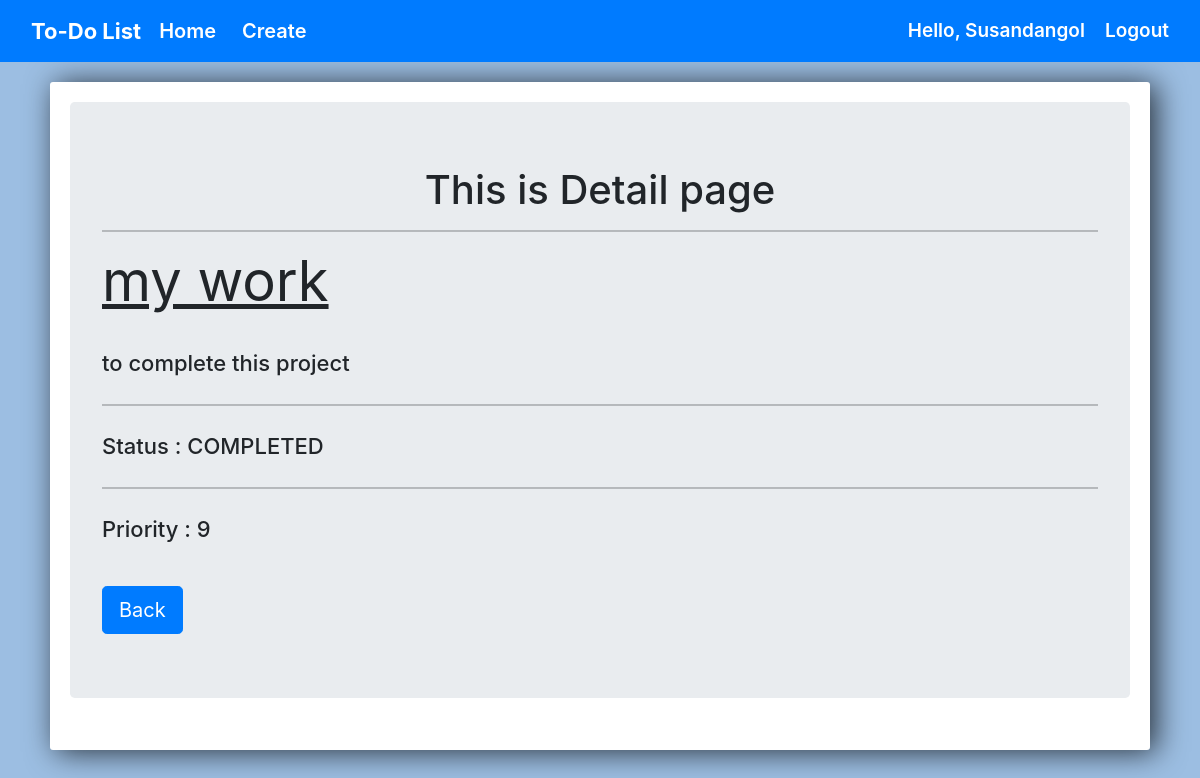
The page /9/detail/ (signed in) on the database as committed earlier.
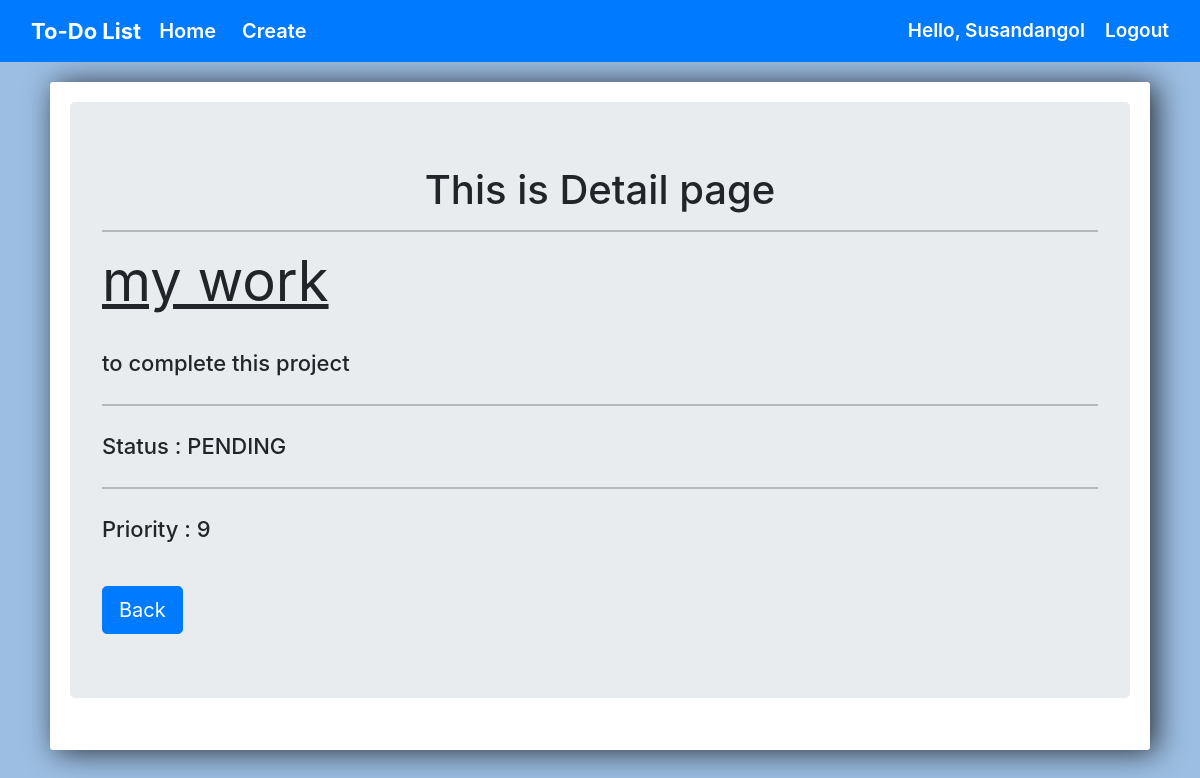
The same page on the database as committed later.
### todo/models.py (models this page shows, shortened)
class TODO(models.Model):
    status_choices = [
    ('COMPLETED', 'COMPLETED'),
    ('PENDING', 'PENDING'),
    ]
    priority_choices = [
    (1,'1️'),
    (2, '2️'),
    (3, '3️'),
    (4, '4️'),
    (5, '5️'),
    (6, '6️'),
    (7, '7️'),
    (8, '8️'),
    (9, '9️'),
    (10, '10'),
    ]
    title = models.CharField(max_length=50)
    task = models.TextField(blank=False)
    status = models.CharField(max_length=20 , choices=status_choices)
    """ related name helps to connect priority with the user"""
    user  = models.ForeignKey(User  , on_delete= models.CASCADE, related_name='priority')
    date = models.DateTimeField(auto_now_add=True)
    priority = models.IntegerField(max_length=2 , choices=priority_choices)

### todo/views.py (the view)
# urls.py: path('<int:pk>/detail/',views.detailpage, name='detailpage'),
@login_required(login_url='loginpage')
def detailpage(request,pk):
    title = TODO.objects.get(id=pk)
    context = {
        'title':title
    }
    return render(request,'todo/details.html',context)

### todo/templates/todo/details.html (shortened to what this page needs)
{% extends 'todo/base.html' %}
{% load static %}
{% block body%}
	<link rel="stylesheet" href="https://stackpath.bootstrapcdn.com/bootstrap/4.3.1/css/bootstrap.min.css">
	<div class="center-column">
		<div class="jumbotron">
            <h1 align="center">This is Detail page</h1>
            <hr>
            <h1 class="display-4"><B><u>{{title.title}}</u></B></h1>
            <br>
            <p class="lead">{{title.task}}</p>
            <hr class="my-4">
            <p class="lead">Status : {{title.status}}</p>
            <hr class="my-4">
            <p class="lead">Priority : {{title.priority}}</p>
            <br>
            <a href="{% url 'home' %}"><button class="btn btn-primary btn-lg">Back</button></a>
        </div>
	</div>
{% endblock %}

Rows that differ between the two databases and show on the page:
changed TODO "my work": status "COMPLETED" → "PENDING"
